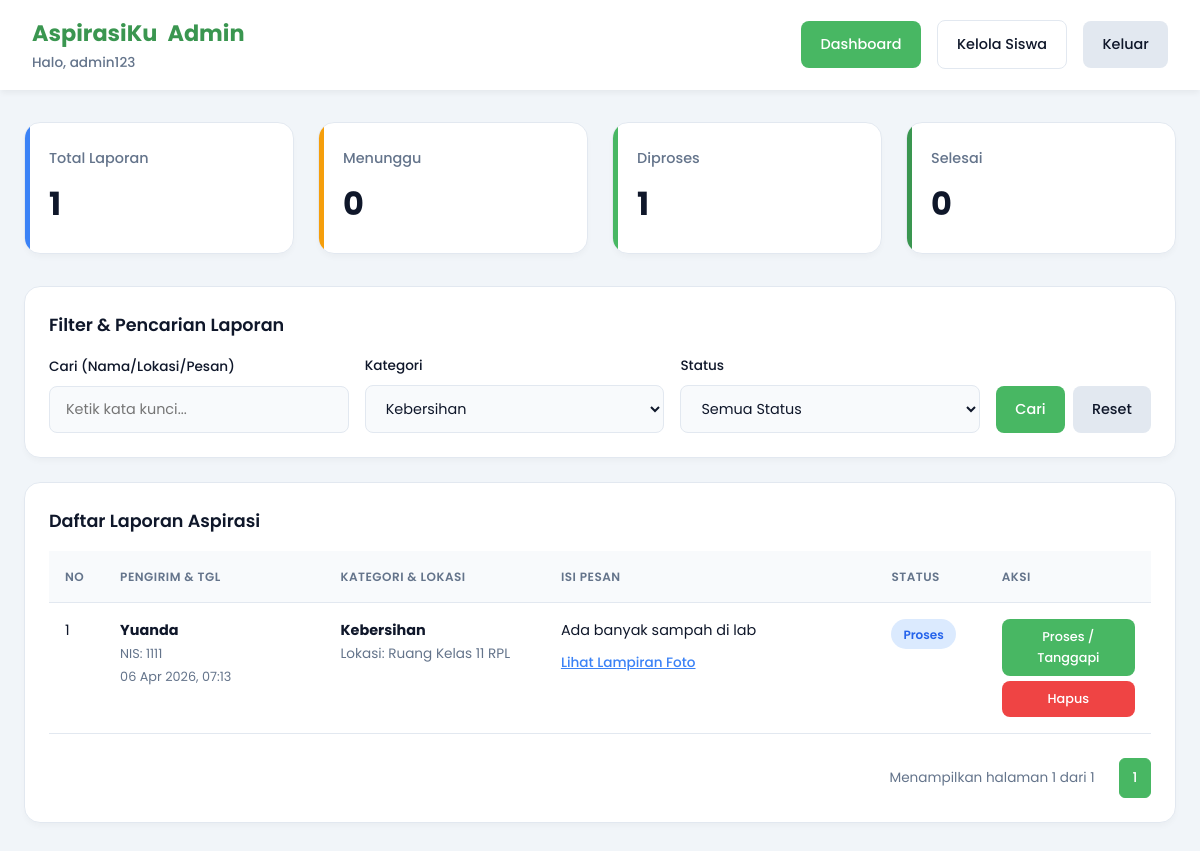
The page /admin/dashboard.php?filter_kategori=5 (signed in) on the database its author committed.
### tables this page shows
CREATE TABLE `input_aspirasi` (
  `id_pelaporan` int NOT NULL,
  `nis` varchar(20) DEFAULT NULL,
  `id_kategori` int DEFAULT NULL,
  `tanggal` timestamp NULL DEFAULT CURRENT_TIMESTAMP,
  `lokasi` varchar(255) DEFAULT NULL,
  `pesan` text,
  `foto` varchar(255) DEFAULT NULL
);

CREATE TABLE `siswa` (
  `nis` varchar(20) NOT NULL,
  `nama` varchar(100) NOT NULL
);

CREATE TABLE `kategori` (
  `id_kategori` int NOT NULL,
  `ket_kategori` varchar(100) NOT NULL
);

### admin/dashboard.php (the view, shortened to what this page needs)
<?php
require_once '../koneksi.php';
$stats = ['Total' => 0, 'Menunggu' => 0, 'Proses' => 0, 'Selesai' => 0];
$q_stats = "SELECT IFNULL(a.status, 'Menunggu') as st, COUNT(ia.id_pelaporan) as jml
            FROM Input_Aspirasi ia LEFT JOIN Aspirasi a ON ia.id_pelaporan = a.id_pelaporan GROUP BY st";
$res_stats = mysqli_query($conn, $q_stats);
while ($r = mysqli_fetch_assoc($res_stats)) {
    $status_key = $r['st'];
    if(isset($stats[$status_key])) {
        $stats[$status_key] += (int)$r['jml'];
    }
    $stats['Total'] += (int)$r['jml'];
}
$search   = $_GET['search'] ?? '';
$f_kat    = (int)($_GET['filter_kategori'] ?? 0);
$f_status = $_GET['filter_status'] ?? '';
$where = "1=1";
if ($f_kat > 0) {
    $where .= " AND ia.id_kategori = $f_kat";
}
$limit = 10;
$page = isset($_GET['page']) ? (int)$_GET['page'] : 1;
$offset = ($page - 1) * $limit;
$q_count = "SELECT COUNT(*) as total FROM Input_Aspirasi ia JOIN Siswa s ON ia.nis = s.nis LEFT JOIN Aspirasi a ON ia.id_pelaporan = a.id_pelaporan WHERE $where";
$total_data = mysqli_fetch_assoc(mysqli_query($conn, $q_count))['total'];
$total_pages = ceil($total_data / $limit) ?: 1;
$query = "SELECT ia.*, s.nama, k.ket_kategori, IFNULL(a.status, 'Menunggu') as status_laporan
          FROM Input_Aspirasi ia
          JOIN Siswa s ON ia.nis = s.nis
          JOIN Kategori k ON ia.id_kategori = k.id_kategori
          LEFT JOIN Aspirasi a ON ia.id_pelaporan = a.id_pelaporan
          WHERE $where
          ORDER BY ia.id_pelaporan DESC LIMIT $limit OFFSET $offset";
$data_laporan = mysqli_query($conn, $query);
$kategori_list = mysqli_query($conn, "SELECT * FROM Kategori");
?>
<!DOCTYPE html>
<html lang="id">
<head>
    <link rel="stylesheet" href="../css/admin.css">
</head>
<body>
    <nav class="admin-nav fade-in">
        <div class="nav-brand">
            <h1>AspirasiKu <span>Admin</span></h1>
            <p>Halo, <?= htmlspecialchars($_SESSION['admin']) ?></p>
        </div>
        <div class="nav-links">
            <a href="dashboard.php" class="btn btn-primary">Dashboard</a>
            <a href="daftar_siswa.php" class="btn btn-outline">Kelola Siswa</a>
            <a href="../logout.php" class="btn btn-secondary">Keluar</a>
        </div>
    </nav>
    <div class="container">
        <div class="stats-grid fade-in" style="animation-delay: 0.1s;">
            <div class="stat-card stat-total">
                <h3>Total Laporan</h3>
                <div class="angka"><?= $stats['Total'] ?></div>
            </div>
            <div class="stat-card stat-menunggu">
                <h3>Menunggu</h3>
                <div class="angka"><?= $stats['Menunggu'] ?></div>
            </div>
            <div class="stat-card stat-proses">
                <h3>Diproses</h3>
                <div class="angka"><?= $stats['Proses'] ?></div>
            </div>
            <div class="stat-card stat-selesai">
                <h3>Selesai</h3>
                <div class="angka"><?= $stats['Selesai'] ?></div>
            </div>
        </div>
        <div class="card fade-in" style="animation-delay: 0.2s;">
            <h2 class="card-title">Filter & Pencarian Laporan</h2>
            <form method="GET" class="filter-form">
                <div class="form-group">
                    <label>Cari (Nama/Lokasi/Pesan)</label>
                    <input type="text" name="search" class="form-control" placeholder="Ketik kata kunci..." value="<?= htmlspecialchars($search) ?>">
                </div>
                <div class="form-group">
                    <label>Kategori</label>
                    <select name="filter_kategori" class="form-control">
                        <?php while ($k = mysqli_fetch_assoc($kategori_list)): ?>
                            <option value="<?= $k['id_kategori'] ?>" <?= $f_kat == $k['id_kategori'] ? 'selected' : '' ?>>
                                <?= htmlspecialchars($k['ket_kategori']) ?>
                            </option>
                        <?php endwhile; ?>
                    </select>
                </div>
                <div class="form-group">
                    <label>Status</label>
                    <select name="filter_status" class="form-control">
                        <option value="">Semua Status</option>
                    </select>
                </div>
                <div class="filter-actions">
                    <button type="submit" class="btn btn-primary">Cari</button>
                    <a href="dashboard.php" class="btn btn-secondary">Reset</a>
                </div>
            </form>
        </div>
        <div class="card fade-in" style="animation-delay: 0.3s;">
            <h2 class="card-title">Daftar Laporan Aspirasi</h2>
            <div class="table-responsive">
                <table class="modern-table">
                    <thead>
                        <tr>
                            <th width="5%">No</th>
                            <th width="20%">Pengirim & Tgl</th>
                            <th width="20%">Kategori & Lokasi</th>
                            <th width="30%">Isi Pesan</th>
                            <th width="10%">Status</th>
                            <th width="15%" align="center">Aksi</th>
                        </tr>
                    </thead>
                    <tbody>
                        <?php
                        $no = $offset + 1;
                        while ($row = mysqli_fetch_assoc($data_laporan)):
                            $status = $row['status_laporan'];
                            $badge_class = 'badge-menunggu';
                            if (strtolower($status) === 'diproses' || strtolower($status) === 'proses') $badge_class = 'badge-proses';
                            elseif (strtolower($status) === 'selesai') $badge_class = 'badge-selesai';
                        ?>
                        <tr>
                            <td align="center"><?= $no++ ?></td>
                            <td>
                                <strong style="color: var(--text-dark);"><?= htmlspecialchars($row['nama']) ?></strong><br>
                                <span style="font-size: 0.8rem; color: var(--text-muted);">NIS: <?= htmlspecialchars($row['nis']) ?></span><br>
                                <span style="font-size: 0.8rem; color: var(--text-muted);"><?= date('d M Y, H:i', strtotime($row['tanggal'])) ?></span>
                            </td>
                            <td>
                                <strong><?= htmlspecialchars($row['ket_kategori']) ?></strong><br>
                                <span style="font-size: 0.85rem; color: var(--text-muted);">Lokasi: <?= htmlspecialchars($row['lokasi']) ?></span>
                            </td>
                            <td>
                                <p style="font-size: 0.9rem; margin-bottom: 5px;"><?= nl2br(htmlspecialchars($row['pesan'])) ?></p>
                                <?php if ($row['foto']): ?>
                                    <a href="../uploads/<?= htmlspecialchars($row['foto']) ?>" target="_blank" class="link-foto">Lihat Lampiran Foto</a>
                                <?php endif; ?>
                            </td>
                            <td>
                                <span class="badge <?= $badge_class ?>"><?= htmlspecialchars($status) ?></span>
                            </td>
                            <td>
                                <div style="display: flex; gap: 5px; flex-direction: column;">
                                    <a href="proses_tanggapan.php?id=<?= $row['id_pelaporan'] ?>" class="btn btn-primary btn-action">Proses / Tanggapi</a>
                                    <a href="?hapus=<?= $row['id_pelaporan'] ?>" onclick="return confirm('Peringatan: Yakin ingin menghapus aspirasi ini secara permanen?')" class="btn btn-danger btn-action">Hapus</a>
                                </div>
                            </td>
                        </tr>
                        <?php endwhile; ?>
                    </tbody>
                </table>
            </div>
            <div class="pagination">
                <span>Menampilkan halaman <?= $page ?> dari <?= $total_pages ?></span>
                <?php for ($i = 1; $i <= $total_pages; $i++): ?>
                    <a href="?page=<?= $i ?>&search=<?= urlencode($search) ?>&filter_kategori=<?= $f_kat ?>&filter_status=<?= urlencode($f_status) ?>"
                       class="page-link <?= $i == $page ? 'active' : '' ?>">
                        <?= $i ?>
                    </a>
                <?php endfor; ?>
            </div>
        </div>
    </div>
</body>
</html>

### rows shown on the page
input_aspirasi: nis.nama "Yuanda", nis "1111", tanggal "06 Apr 2026, 07:13", id_kategori.ket_kategori "Kebersihan", lokasi "Ruang Kelas 11 RPL", pesan "Ada banyak sampah di lab", status "Proses"

### other values the page prints
$_SESSION['admin'] "admin123"
$stats['Total'] "1"
$stats['Menunggu'] "0"
$stats['Proses'] "1"
$stats['Selesai'] "0"
$page "1"
$total_pages "1"
form field filter_kategori "Kebersihan"
